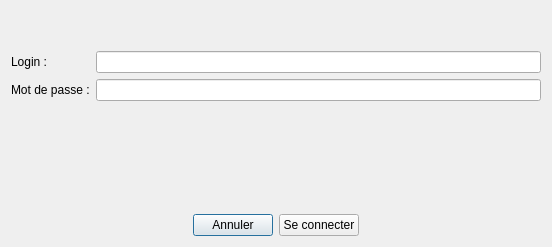
<?xml version="1.0" encoding="UTF-8"?>
<ui version="4.0">
 <class>DialogLogin</class>
 <widget class="QDialog" name="DialogLogin">
  <property name="geometry">
   <rect>
    <x>0</x>
    <y>0</y>
    <width>552</width>
    <height>247</height>
   </rect>
  </property>
  <property name="windowTitle">
   <string>Dialog</string>
  </property>
  <layout class="QVBoxLayout" name="verticalLayout">
   <item>
    <spacer name="verticalSpacer_3">
     <property name="orientation">
      <enum>Qt::Vertical</enum>
     </property>
     <property name="sizeHint" stdset="0">
      <size>
       <width>20</width>
       <height>39</height>
      </size>
     </property>
    </spacer>
   </item>
   <item>
    <layout class="QFormLayout" name="formLayout">
     <property name="fieldGrowthPolicy">
      <enum>QFormLayout::AllNonFixedFieldsGrow</enum>
     </property>
     <item row="0" column="0">
      <widget class="QLabel" name="label">
       <property name="text">
        <string>Login : </string>
       </property>
      </widget>
     </item>
     <item row="0" column="1">
      <widget class="QLineEdit" name="lineEditLogin"/>
     </item>
     <item row="1" column="0">
      <widget class="QLabel" name="label_2">
       <property name="text">
        <string>Mot de passe :</string>
       </property>
      </widget>
     </item>
     <item row="1" column="1">
      <widget class="QLineEdit" name="lineEditPassword">
       <property name="font">
        <font>
         <stylestrategy>PreferDefault</stylestrategy>
        </font>
       </property>
       <property name="echoMode">
        <enum>QLineEdit::Password</enum>
       </property>
      </widget>
     </item>
    </layout>
   </item>
   <item>
    <spacer name="verticalSpacer_2">
     <property name="orientation">
      <enum>Qt::Vertical</enum>
     </property>
     <property name="sizeHint" stdset="0">
      <size>
       <width>20</width>
       <height>9</height>
      </size>
     </property>
    </spacer>
   </item>
   <item>
    <layout class="QHBoxLayout" name="horizontalLayout_2">
     <item>
      <spacer name="horizontalSpacer_3">
       <property name="orientation">
        <enum>Qt::Horizontal</enum>
       </property>
       <property name="sizeHint" stdset="0">
        <size>
         <width>40</width>
         <height>20</height>
        </size>
       </property>
      </spacer>
     </item>
     <item>
      <widget class="QLabel" name="label_3">
       <property name="text">
        <string/>
       </property>
      </widget>
     </item>
     <item>
      <spacer name="horizontalSpacer_4">
       <property name="orientation">
        <enum>Qt::Horizontal</enum>
       </property>
       <property name="sizeHint" stdset="0">
        <size>
         <width>40</width>
         <height>20</height>
        </size>
       </property>
      </spacer>
     </item>
    </layout>
   </item>
   <item>
    <spacer name="verticalSpacer">
     <property name="orientation">
      <enum>Qt::Vertical</enum>
     </property>
     <property name="sizeHint" stdset="0">
      <size>
       <width>20</width>
       <height>12</height>
      </size>
     </property>
    </spacer>
   </item>
   <item>
    <layout class="QHBoxLayout" name="horizontalLayout">
     <item>
      <spacer name="horizontalSpacer">
       <property name="orientation">
        <enum>Qt::Horizontal</enum>
       </property>
       <property name="sizeHint" stdset="0">
        <size>
         <width>40</width>
         <height>20</height>
        </size>
       </property>
      </spacer>
     </item>
     <item>
      <widget class="QPushButton" name="pushButtonCancel">
       <property name="text">
        <string>Annuler</string>
       </property>
      </widget>
     </item>
     <item>
      <widget class="QPushButton" name="pushButtonConnect">
       <property name="text">
        <string>Se connecter</string>
       </property>
      </widget>
     </item>
     <item>
      <spacer name="horizontalSpacer_2">
       <property name="orientation">
        <enum>Qt::Horizontal</enum>
       </property>
       <property name="sizeHint" stdset="0">
        <size>
         <width>40</width>
         <height>20</height>
        </size>
       </property>
      </spacer>
     </item>
    </layout>
   </item>
  </layout>
 </widget>
 <resources/>
 <connections/>
</ui>
